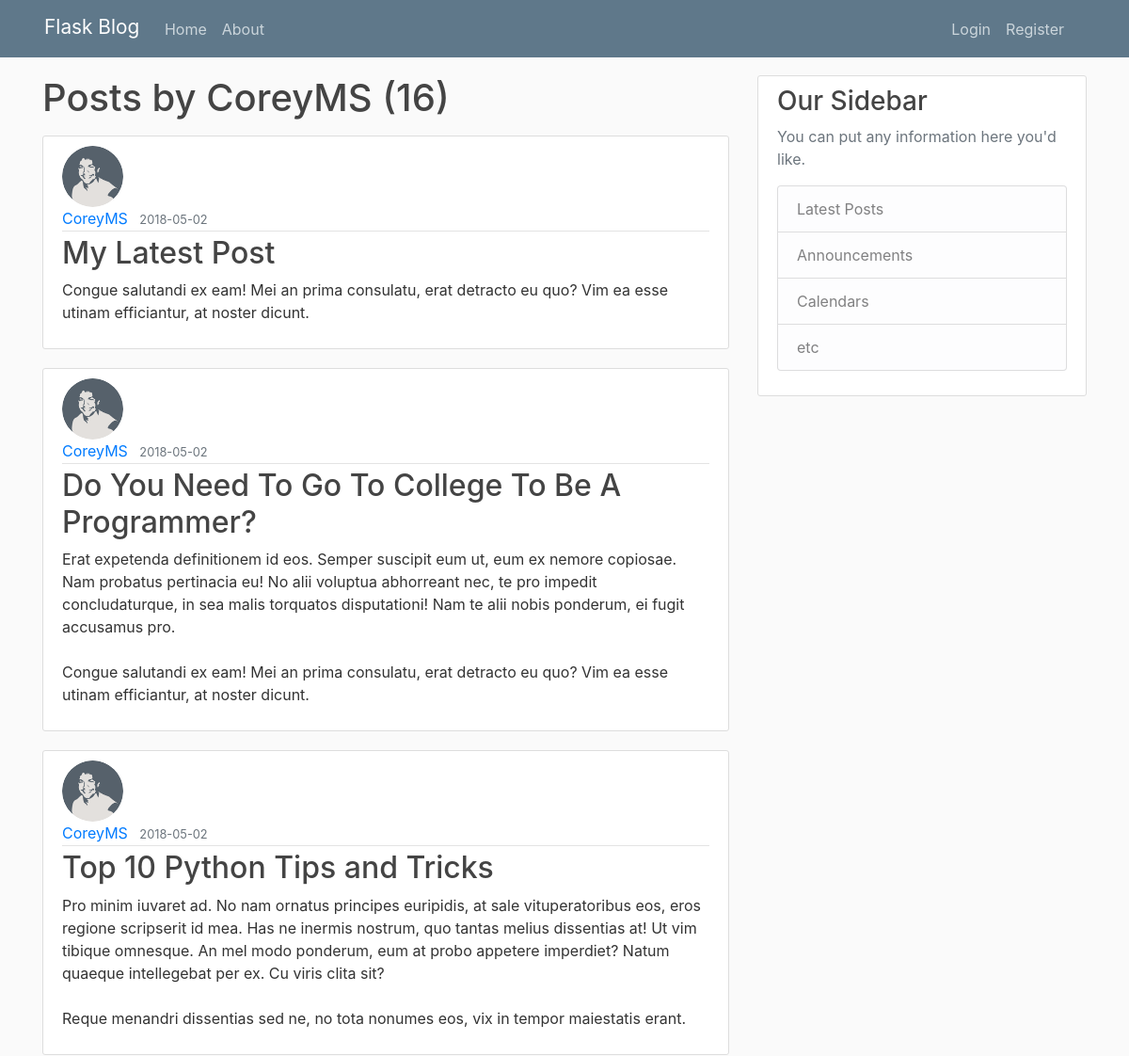
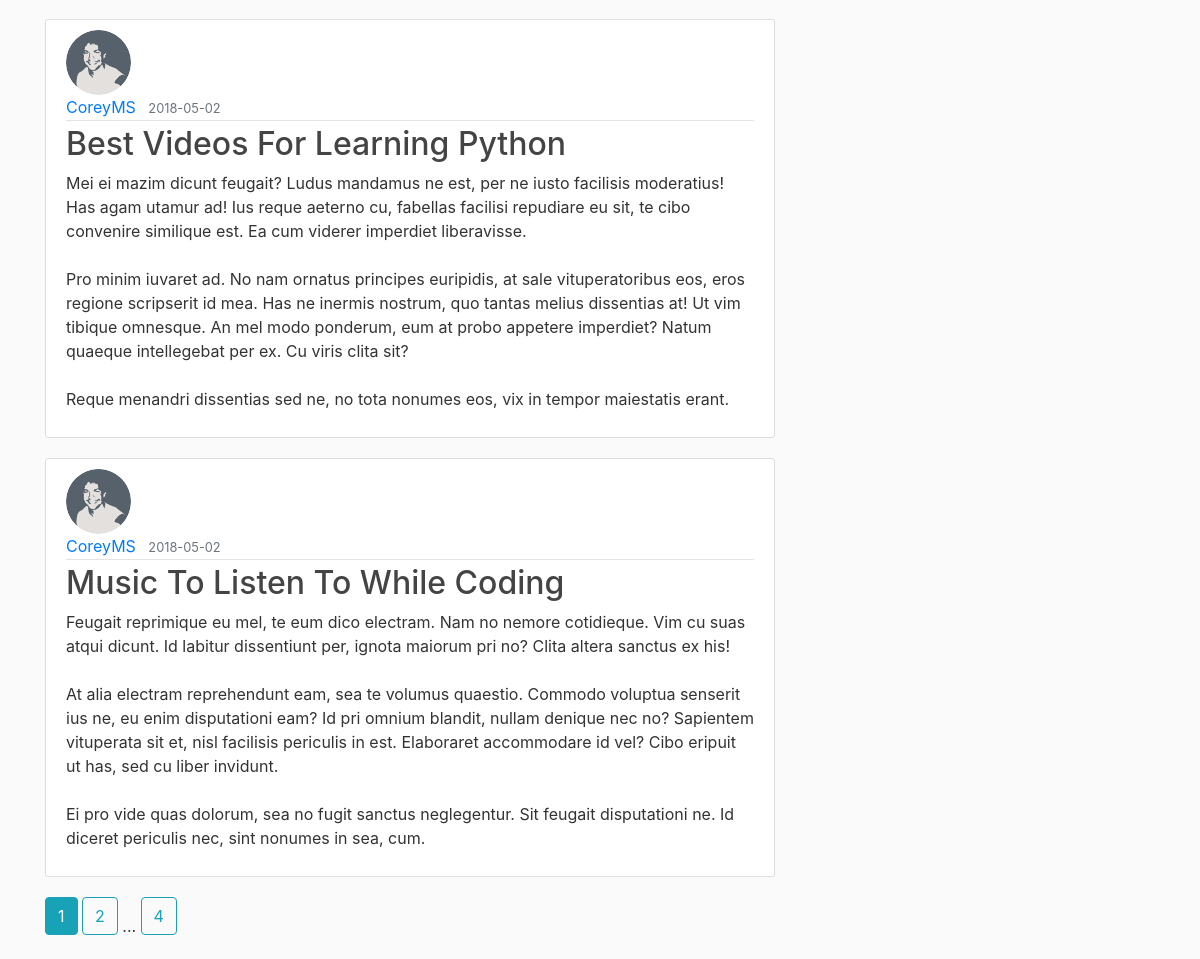
The app's page /user/CoreyMS with its own data (2 pictures, top to bottom).
### flaskblog/db_models.py (models this page shows, shortened)
class User(db.Model, UserMixin):
    id = db.Column(
        db.Integer,
        primary_key=True
    )
    username = db.Column(
        db.String(20),
        unique=True,
        nullable=False
    )
    email = db.Column(
        db.String(120),
        unique=True,
        nullable=False
    )
    profile_picture = db.Column(
        db.String(20),
        nullable=False,
        default='default.jpg'
    )
    password = db.Column(
        db.String(60),
        nullable=False
    )
    posts = db.relationship(
        'Post',
        backref='author',
        lazy=True
    )

class Post(db.Model):
    id = db.Column(
        db.Integer,
        primary_key=True
    )
    title = db.Column(
        db.String(100),
        nullable=False
    )
    date_posted = db.Column(
        db.DateTime,
        nullable=False,
        default=datetime.utcnow
    )
    content = db.Column(
        db.Text,
        nullable=False
    )
    author_id = db.Column(
        db.Integer,
        db.ForeignKey('user.id'),
        nullable=False
    )
    language = db.Column(
        db.Text,
        nullable=False
    )

### flaskblog/posts/routes.py (the view)
@posts.route("/user/<string:username>")
def user_posts(username):
    page = request.args.get('page', 1, type=int)
    user = User.query.filter_by(username=username).first_or_404()
    posts = Post.query\
        .filter_by(author=user)\
        .order_by(Post.date_posted.desc())\
        .paginate(page=page, per_page=5)
    return render_template(
        'posts_user_posts.html',
        posts=posts,
        user=user,
        language=Locale.current.language
    )

### flaskblog/__init__.py (called while the page is built)
def get_locale():
    return Locale.current

### flaskblog/templates/posts_user_posts.html
{% extends "layout.html" %}
{% block content %}
    <h1 class="mb-3">{{ _("Posts by") }} {{ user.username }} ({{ posts.total }})</h1>
    {% for post in posts.items %}
        <article class="media content-section">
            <div class="media-body">
                <img class="rounded-circle article-img"
                     src="{{ url_for('static', filename='profile_pictures/' + post.author.profile_picture) }}">
                <div class="article-metadata">
                    <a class="mr-2"
                       href="{{ url_for('posts.user_posts', username=post.author.username) }}">
                        {{ post.author.username }}
                    </a>
                    <small class="text-muted">{{ post.date_posted.strftime("%Y-%m-%d") }}</small>
                </div>
                <h2><a class="article-title" href="{{ url_for('posts.post', post_id=post.id) }}">{{ post.title }}</a></h2>
                <p class="article-content">{{ post.content }}</p>
            </div>
        </article>
    {% endfor %}
    {% for page_num in posts.iter_pages(left_edge=1, right_edge=1, left_current=1, right_current=2) %}
        {% if page_num %}
            {% if posts.page == page_num %}
                <a class="btn btn-info mb-4" href="{{ url_for('main.home', page=page_num) }}">{{ page_num }}</a>
            {% else %}
                <a class="btn btn-outline-info mb-4" href="{{ url_for('main.home', page=page_num) }}">{{ page_num }}</a>
            {% endif %}
        {% else %}
            ...
        {% endif %}
    {% endfor %}
{% endblock content %}

### flaskblog/static/main.css (style rules this page uses)
body { background: #fafafa; color: #333333; margin-top: 5rem; }
h1, h2, h3, h4, h5, h6 { color: #444444; }
.content-section { background: #ffffff; padding: 10px 20px; border: 1px solid #dddddd; border-radius: 3px; margin-bottom: 20px; }
.article-title { color: #444444; }
.article-content { white-space: pre-line; }
.article-img { height: 65px; width: 65px; margin-right: 16px; }
.article-metadata { padding-bottom: 1px; margin-bottom: 4px; border-bottom: 1px solid #e3e3e3 }

### records on screen
User: username "CoreyMS"
Post: profile_picture (picture), author.username "CoreyMS", date_posted "2018-05-02", title "My Latest Post", content "Congue salutandi ex eam! Mei an prima consulatu, erat detracto eu quo? Vim ea esse utinam efficiantur, at noster dicunt."
Post: profile_picture (picture), author.username "CoreyMS", date_posted "2018-05-02", title "Do You Need To Go To College To Be A Programmer?", content "Erat expetenda definitionem id eos. Semper suscipit eum ut, eum ex nemore copiosae. Nam probatus pertinacia eu! No alii voluptua abhorreant nec, te pro impedit concludaturque, in sea malis torquatos disputationi! Nam te alii nobis ponderum, ei fugit accusamus pro. Congue salutandi ex eam! Mei an prima consulatu, erat detracto eu quo? Vim ea esse utinam efficiantur, at noster dicunt."
Post: profile_picture (picture), author.username "CoreyMS", date_posted "2018-05-02", title "Top 10 Python Tips and Tricks", content "Pro minim iuvaret ad. No nam ornatus principes euripidis, at sale vituperatoribus eos, eros regione scripserit id mea. Has ne inermis nostrum, quo tantas melius dissentias at! Ut vim tibique omnesque. An mel modo ponderum, eum at probo appetere imperdiet? Natum quaeque intellegebat per ex. Cu viris clita sit? Reque menandri dissentias sed ne, no tota nonumes eos, vix in tempor maiestatis erant."
Post: profile_picture (picture), author.username "CoreyMS", date_posted "2018-05-02", title "Best Videos For Learning Python", content "Mei ei mazim dicunt feugait? Ludus mandamus ne est, per ne iusto facilisis moderatius! Has agam utamur ad! Ius reque aeterno cu, fabellas facilisi repudiare eu sit, te cibo convenire similique est. Ea cum viderer imperdiet liberavisse. Pro minim iuvaret ad. No nam ornatus principes euripidis, at sale vituperatoribus eos, eros regione scripserit id mea. Has ne inermis nostrum, quo tantas melius dissentias at! Ut vim tibique omnesque. An mel modo ponderum, eum at probo appetere imperdiet? Natum quaeque intellegebat per ex. Cu viris clita sit? Reque menandri dissentias sed ne, no tota nonumes eos, vix in tempor maiestatis erant."
Post: profile_picture (picture), author.username "CoreyMS", date_posted "2018-05-02", title "Music To Listen To While Coding", content "Feugait reprimique eu mel, te eum dico electram. Nam no nemore cotidieque. Vim cu suas atqui dicunt. Id labitur dissentiunt per, ignota maiorum pri no? Clita altera sanctus ex his! At alia electram reprehendunt eam, sea te volumus quaestio. Commodo voluptua senserit ius ne, eu enim disputationi eam? Id pri omnium blandit, nullam denique nec no? Sapientem vituperata sit et, nisl facilisis periculis in est. Elaboraret accommodare id vel? Cibo eripuit ut has, sed cu liber invidunt. Ei pro vide quas dolorum, sea no fugit sanctus neglegentur. Sit feugait disputationi ne. Id diceret periculis nec, sint nonumes in sea, cum."

### other values on screen
{{ posts.total }} "16"
{{ page_num }} "1"
{{ page_num }} "2" "4"
